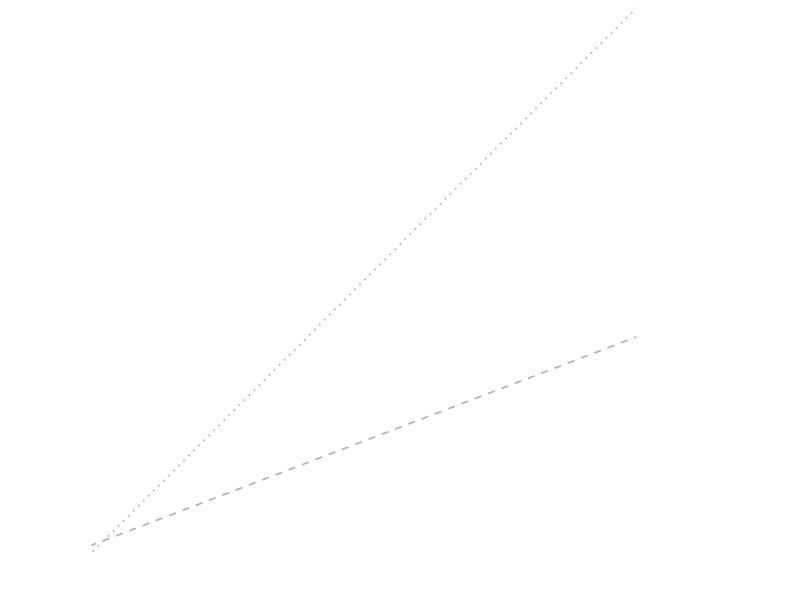
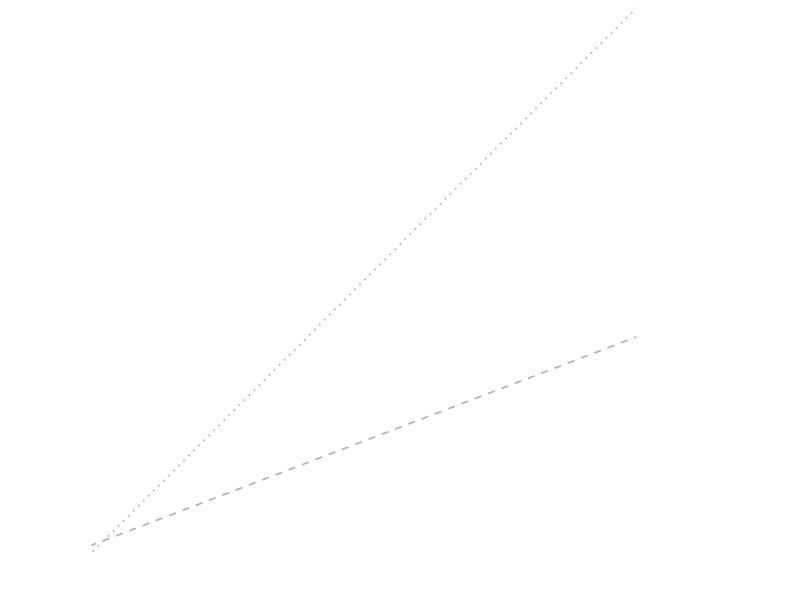

Write R code to recreate these figures, in order.
#### READ ME ####

# Project: Spatiotemporal Metrics
# Author: Alex Webster, 2026-10-07 
# Last update (Person, Date): Alex Webster, 2026-10-08

# This script makes plots for overlaying over Ariel's conceptual figure for integrated interpretation of multiple metrics. 
# See summary of values from toy datasets in this Google Sheet: https://docs.google.com/spreadsheets/d/1GgaCtrxUyJ9JjP1zAec6U1-qWqFGc6Z0CwxlNxzvbXQ/edit?usp=sharing

# Outputs:
#   plots/*_means_plot.png with * denoting the metric comparison

#### Packages ####
library(tidyverse)

#### CVs and CVt ####

cv_summary <- tribble(
  ~Metric,        ~CVs,   ~CVt,
  "Mean DOC NM",  0.501,  0.209,
  "Mean DOC BR",  0.219,  0.144,
  "SD DOC BR",    0.0424, 0.0602,
  "SD DOC NM",    0.114,  0.229
)

cv_extended_summary <- tribble(
  ~Metric,        ~CVs,   ~CVt,
  "Mean DOC NM",  0.466,  1.13,
  "Mean DOC BR",  0.289,  1.22,
  "SD DOC BR",    0.0417, 0.0947,
  "SD DOC NM",    0.0830,  0.0971
)

cv_plot_df <- cv_extended_summary %>% # or put in cv_extended_summary
  separate(Metric, into = c("Stat", "Constituent", "Catchment"), sep = " ") %>%
  pivot_longer(c(CVs, CVt), names_to = "Metric", values_to = "value") %>%
  pivot_wider(names_from = c(Stat, Metric), values_from = value)


# calculate axes limits
## ---- Maximum possible CV (sqrt(n), sample SD) ----
cv_max <- function(n) sqrt(n)

## Sample sizes behind each CV, per catchment
##   n_sites     = sites per campaign (sets the CVs ceiling)
##   n_campaigns = campaigns per site (sets the CVt ceiling)
## Replace the site counts with your actual numbers
cv_n <- tribble(
  ~Catchment, ~n_sites, ~n_campaigns,
  "NM",       22,       20,
  "BR",       19,       20
)

cv_plot_df <- cv_plot_df %>%
  left_join(cv_n, by = "Catchment") %>%
  mutate(CVs_max = cv_max(n_sites),
         CVt_max = cv_max(n_campaigns),
         Mean_CVs_frac = Mean_CVs / CVs_max,
         Mean_CVt_frac = Mean_CVt / CVt_max,
         SD_CVs_frac   = SD_CVs / CVs_max,
         SD_CVt_frac   = SD_CVt / CVt_max)

cv_plot_df

ggplot(cv_plot_df, aes(x = Mean_CVs, y = Mean_CVt,
                       shape = Catchment, linetype = Catchment)) +
  geom_abline(slope = 1, intercept = 0,
              linetype = "dotted", color = "grey70", linewidth = 0.6) +   # raw equality
  geom_abline(slope = 1.73 / 4.525, intercept = 0,
              linetype = "dashed", color = "grey70", linewidth = 0.6) +   # equal fraction of max
  geom_errorbar(aes(ymin = Mean_CVt - SD_CVt, ymax = Mean_CVt + SD_CVt),
                width = 0.025, linewidth = 1.2, color = "white") +
  geom_errorbar(aes(xmin = Mean_CVs - SD_CVs, xmax = Mean_CVs + SD_CVs),
                width = 0.025, linewidth = 1.2, color = "white",
                orientation = "y") +
  geom_point(size = 4, color = "white", fill = "white", stroke = 1.5) +
  scale_shape_manual(values = c(BR = 16, NM = 2)) +          # filled circle vs. open triangle
  scale_linetype_manual(values = c(BR = "solid", NM = "22")) + # solid vs. dashed
  coord_equal(xlim = c(-0.05, 2), ylim = c(-0.05, 2), expand = FALSE) +
  labs(x = "Spatial CV (CVs)",
       y = "Temporal CV (CVt)",
       shape = "Catchment", linetype = "Catchment") +
  theme_bw() +
  theme(
    aspect.ratio = 1,
    plot.background = element_rect(fill = "transparent", color = NA),
    panel.background = element_rect(fill = "transparent", color = NA),
    legend.background = element_rect(fill = "transparent", color = NA),
    legend.box.background = element_rect(fill = "transparent", color = NA),
    legend.key = element_rect(fill = "transparent", color = NA),
    legend.key.width = unit(1.5, "cm"),
    # white text and lines so they show on a dark background
    text = element_text(color = "white"),
    axis.text = element_text(color = "white"),
    axis.ticks = element_line(color = "white"),
    panel.border = element_rect(color = "white", fill = NA),
    panel.grid = element_blank()
  )

ggsave("plots/cvtcvs_means_plot.png", width = 3, height = 2.5, dpi = 300, bg = "transparent")
